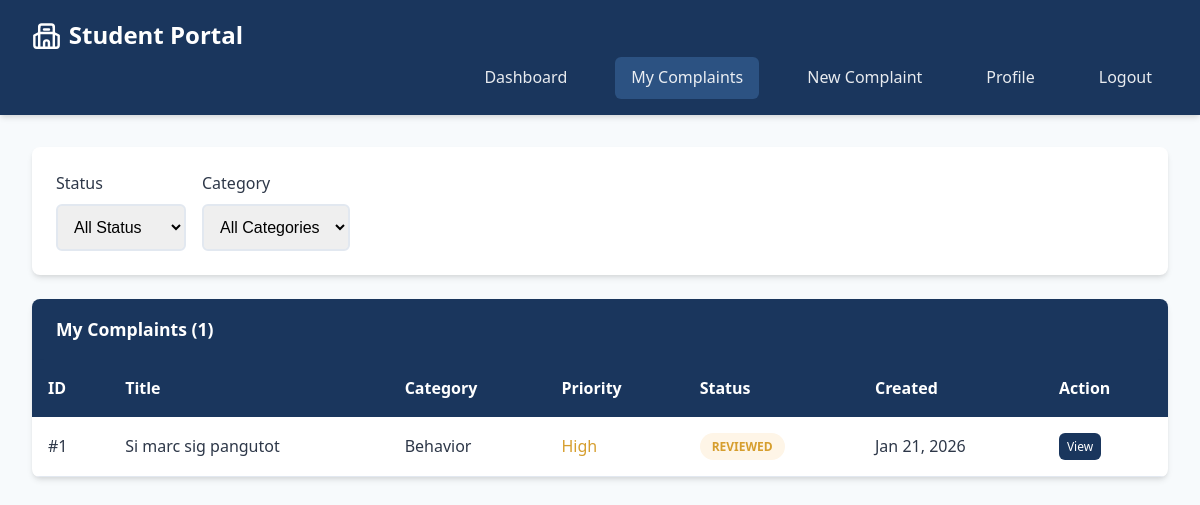
Page /students/complaints.php (signed in) on the committed database.
### tables this page shows
CREATE TABLE `complaints` (
  `id` int(11) NOT NULL,
  `title` varchar(200) NOT NULL,
  `description` text NOT NULL,
  `category` enum('academic','facility','behavior','other') NOT NULL,
  `priority` enum('low','medium','high','urgent') DEFAULT 'medium',
  `status` enum('submitted','reviewed','in_progress','resolved','closed') DEFAULT 'submitted',
  `student_id` int(11) NOT NULL,
  `assigned_teacher_id` int(11) DEFAULT NULL,
  `created_at` timestamp NOT NULL DEFAULT current_timestamp(),
  `updated_at` timestamp NOT NULL DEFAULT current_timestamp() ON UPDATE current_timestamp(),
  `resolved_at` timestamp NULL DEFAULT NULL
);

### includes/db.php (called while the page is built, shortened)
<?php
class Database
{
    private static $instance = null;
    private $conn;
    private function __construct()
    {
        try {
            $this->conn = new mysqli(DB_HOST, DB_USER, DB_PASS, DB_NAME);
            $this->conn->set_charset("utf8mb4");
        } catch (Exception $e) {
            die("Database connection error: " . $e->getMessage());
        }
    }
    public static function getInstance()
    {
        if (self::$instance === null) {
            self::$instance = new self();
        }
        return self::$instance;
    }
    public function getConnection()
    {
        return $this->conn;
    }
}

### includes/functions.php (called while the page is built, shortened)
<?php
require_once 'db.php';
class ComplaintSystem
{
    private $db;
    public function __construct()
    {
        $database = Database::getInstance();
        $this->db = $database->getConnection();
    }
    public function getComplaints($filters = [])
    {
        $sql = "SELECT c.*, u.full_name as student_name, t.full_name as teacher_name
                FROM complaints c
                LEFT JOIN users u ON c.student_id = u.id
                LEFT JOIN users t ON c.assigned_teacher_id = t.id";
        $whereClauses = [];
        $params = [];
        $types = "";
        if ($_SESSION['user_role'] === 'student') {
            $whereClauses[] = "c.student_id = ?";
            $params[] = $_SESSION['user_id'];
            $types .= "i";
        } elseif ($_SESSION['user_role'] === 'teacher') {
            $whereClauses[] = "c.assigned_teacher_id = ?";
            $params[] = $_SESSION['user_id'];
            $types .= "i";
        }
        if (!empty($whereClauses)) {
            $sql .= " WHERE " . implode(" AND ", $whereClauses);
        }
        $sql .= " ORDER BY c.created_at DESC";
        $stmt = $this->db->prepare($sql);
        if (!empty($params)) {
            $stmt->bind_param($types, ...$params);
        }
        $stmt->execute();
        return $stmt->get_result()->fetch_all(MYSQLI_ASSOC);
    }
}

### students/complaints.php (the view, shortened to what this page needs)
<?php
require_once '../includes/functions.php';
$system = new ComplaintSystem();
$message = '';
$filters = [];
$complaints = $system->getComplaints($filters);
?>
<!DOCTYPE html>
<html lang="en">
<head>
    <link rel="stylesheet" href="../assets/css/style.css">
    <link rel="stylesheet" href="../assets/css/dashboard.css">
</head>
<body>
    <nav class="navbar">
        <a href="#" class="navbar-brand">Student Portal</a>
        <div class="navbar-menu">
            <a href="dashboard.php" class="nav-link">Dashboard</a>
            <a href="complaints.php" class="nav-link active">My Complaints</a>
            <a href="new-complaint.php" class="nav-link">New Complaint</a>
            <a href="profile.php" class="nav-link">Profile</a>
            <a href="../logout.php" class="nav-link">Logout</a>
        </div>
    </nav>
    <div class="container">
        <?php if (isset($_GET['view'])): ?>
            <div class="complaint-detail">
                <div style="display: flex; justify-content: between; align-items: center; margin-bottom: 1rem;">
                    <h2><?php echo htmlspecialchars($complaint['title']); ?></h2>
                    <span class="badge badge-<?php echo $complaint['status']; ?>">
                        <?php echo ucfirst(str_replace('_', ' ', $complaint['status'])); ?>
                    </span>
                </div>
                <?php echo $message; ?>
                <div class="complaint-meta">
                    <div>
                        <strong>Category:</strong> <?php echo ucfirst($complaint['category']); ?>
                    </div>
                    <div>
                        <strong>Priority:</strong> <?php echo ucfirst($complaint['priority']); ?>
                    </div>
                    <div>
                        <strong>Created:</strong> <?php echo date('M d, Y H:i', strtotime($complaint['created_at'])); ?>
                    </div>
                    <?php if ($complaint['teacher_name']): ?>
                        <div>
                            <strong>Assigned to:</strong> <?php echo htmlspecialchars($complaint['teacher_name']); ?>
                        </div>
                    <?php endif; ?>
                </div>
                <div style="margin: 1.5rem 0;">
                    <h3>Description</h3>
                    <p style="background: var(--light); padding: 1rem; border-radius: 0.375rem;">
                        <?php echo nl2br(htmlspecialchars($complaint['description'])); ?>
                    </p>
                </div>
                <div style="margin: 2rem 0;">
                    <h3>Updates & Comments</h3>
                    <?php foreach ($updates as $update): ?>
                        <div class="update-item">
                            <div class="update-header">
                                <span class="role-<?php echo $update['role']; ?>">
                                    <strong><?php echo htmlspecialchars($update['full_name']); ?></strong>
                                    (<?php echo ucfirst($update['role']); ?>)
                                </span>
                                <span><?php echo date('M d, Y H:i', strtotime($update['created_at'])); ?></span>
                            </div>
                            <div><?php echo nl2br(htmlspecialchars($update['update_text'])); ?></div>
                        </div>
                    <?php endforeach; ?>
                    <?php if (empty($updates)): ?>
                        <p style="color: var(--text-light);">No updates yet.</p>
                    <?php endif; ?>
                </div>
                <div class="card" style="margin-top: 2rem;">
                    <div class="card-header">Add Comment/Update</div>
                    <div class="card-body">
                        <form method="POST">
                            <div class="form-group">
                                <textarea name="update_text" class="form-control" rows="3" required
                                    placeholder="Add additional information or comment..."></textarea>
                            </div>
                            <button type="submit" class="btn btn-primary">Add Update</button>
                            <a href="complaints.php" class="btn btn-outline">Back to List</a>
                        </form>
                    </div>
                </div>
            </div>
        <?php else: ?>
            <div class="filters">
                <form method="GET" style="display: flex; gap: 1rem; flex-wrap: wrap; flex: 1;">
                    <div>
                        <label class="form-label">Status</label>
                        <select name="status" class="form-control" onchange="this.form.submit()">
                            <option value="">All Status</option>
                        </select>
                    </div>
                    <div>
                        <label class="form-label">Category</label>
                        <select name="category" class="form-control" onchange="this.form.submit()">
                            <option value="">All Categories</option>
                        </select>
                    </div>
                </form>
            </div>
            <div class="card">
                <div class="card-header">My Complaints (<?php echo count($complaints); ?>)</div>
                <div class="card-body" style="padding: 0;">
                    <table class="table">
                        <thead>
                            <tr>
                                <th>ID</th>
                                <th>Title</th>
                                <th>Category</th>
                                <th>Priority</th>
                                <th>Status</th>
                                <th>Created</th>
                                <th>Action</th>
                            </tr>
                        </thead>
                        <tbody>
                            <?php foreach ($complaints as $complaint): ?>
                                <tr class="<?php echo ($complaint['priority'] == 'urgent' || $complaint['priority'] == 'high') ? 'priority-high' : ''; ?>">
                                    <td>#<?php echo $complaint['id']; ?></td>
                                    <td><?php echo htmlspecialchars($complaint['title']); ?></td>
                                    <td><?php echo ucfirst($complaint['category']); ?></td>
                                    <td>
                                        <span style="color: var(--<?php echo $complaint['priority'] == 'urgent' ? 'danger' : ($complaint['priority'] == 'high' ? 'warning' : 'text-light'); ?>);">
                                            <?php echo ucfirst($complaint['priority']); ?>
                                        </span>
                                    </td>
                                    <td>
                                        <span class="badge badge-<?php echo $complaint['status']; ?>">
                                            <?php echo ucfirst(str_replace('_', ' ', $complaint['status'])); ?>
                                        </span>
                                    </td>
                                    <td><?php echo date('M d, Y', strtotime($complaint['created_at'])); ?></td>
                                    <td>
                                        <a href="?view=<?php echo $complaint['id']; ?>" class="btn btn-primary" style="padding: 0.25rem 0.5rem; font-size: 0.75rem;">
                                            View
                                        </a>
                                    </td>
                                </tr>
                            <?php endforeach; ?>
                        </tbody>
                    </table>
                </div>
            </div>
        <?php endif; ?>
    </div>
</body>
</html>

### assets/css/style.css (style rules this page uses)
:root { --primary: #1a365d; --primary-light: #2c5282; --secondary: #3182ce; --success: #38a169; --warning: #d69e2e; --danger: #e53e3e; --info: #4299e1; --dark: #2d3748; --light: #f7fafc; --text: #2d3748; --text-light: #718096; --border: #e2e8f0; --shadow: 0 4px 6px -1px rgba(0, 0, 0, 0.1), 0 2px 4px -1px rgba(0, 0, 0, 0.06); --shadow-lg: 0 10px 15px -3px rgba(0, 0, 0, 0.1), 0 4px 6px -2px rgba(0, 0, 0, 0.05); }
* { margin: 0; padding: 0; box-sizing: border-box; }
body { font-family: "Segoe UI", Tahoma, Geneva, Verdana, sans-serif; background-color: var(--light); color: var(--text); line-height: 1.6; }
.navbar { background-color: var(--primary); padding: 1rem 2rem; box-shadow: var(--shadow); position: sticky; top: 0; z-index: 1000; }
.navbar-brand { color: white; font-size: 1.5rem; font-weight: bold; text-decoration: none; display: inline-flex; align-items: center; gap: 0.5rem; }
.navbar-brand::before { content: ""; width: 1.8rem; height: 1.8rem; background-color: currentColor; flex: 0 0 auto; }
.navbar-menu { display: flex; justify-content: flex-end; gap: 2rem; align-items: center; margin-left: auto; }
.nav-link { color: rgba(255, 255, 255, 0.9); text-decoration: none; padding: 0.5rem 1rem; border-radius: 0.375rem; transition: all 0.3s ease; position: relative; }
.nav-link.active { background-color: var(--primary-light); }
.container { max-width: 1200px; margin: 0 auto; padding: 2rem; }
.card { background: white; border-radius: 0.5rem; box-shadow: var(--shadow); overflow: hidden; transition: transform 0.2s, box-shadow 0.2s; }
.card-header { background-color: var(--primary); color: white; padding: 1rem 1.5rem; font-weight: 600; font-size: 1.1rem; }
.card-body { padding: 1.5rem; }
.btn { display: inline-flex; align-items: center; justify-content: center; gap: 0.5rem; padding: 13px; border: none; border-radius: 0.375rem; font-weight: 500; cursor: pointer; transition: all 0.3s ease; text-decoration: none; font-size: 0.875rem; }
.btn-primary { background-color: var(--primary); color: white; }
.form-label { display: block; margin-bottom: 0.5rem; font-weight: 500; color: var(--text); }
.form-control { width: 100%; padding: 0.75rem; border: 2px solid var(--border); border-radius: 0.375rem; font-size: 1rem; transition: border-color 0.3s; }
.table { width: 100%; border-collapse: collapse; background: white; overflow: hidden; box-shadow: var(--shadow); }
.table th { background-color: var(--primary); color: white; padding: 1rem; text-align: left; font-weight: 600; }
.table td { padding: 1rem; border-bottom: 1px solid var(--border); }
.badge { display: inline-block; padding: 0.25rem 0.75rem; border-radius: 9999px; font-size: 0.75rem; font-weight: 600; text-transform: uppercase; }
.badge-reviewed { background-color: #fef5e7; color: var(--warning); }
.filters { background: white; padding: 1.5rem; border-radius: 0.5rem; box-shadow: var(--shadow); margin-bottom: 1.5rem; display: flex; gap: 1rem; flex-wrap: wrap; align-items: end; }

### assets/css/dashboard.css (style rules this page uses)
.priority-high { border-left-color: var(--danger); }

### rows in the picture
complaints: id "1", title "Si marc sig pangutot", category "Behavior", priority "High", status "REVIEWED", created_at "Jan 21, 2026"

### other values in the picture
count($complaints) "1"
